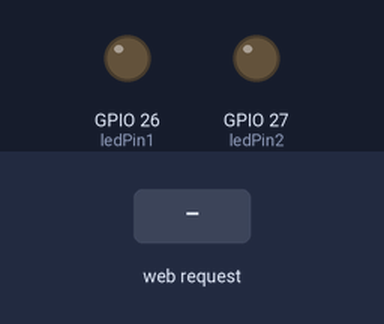
A sketch run on a simulated ESP32. Parts: output pins drawn as LEDs (lit = HIGH). Inputs (shaded band) come from the test bench. WiFi joins after 1.5 s; servers stay silent unless stated; what the sketch prints to the serial monitor is not drawn.

Above: at 2.7 s.
2.8 s: HTTP request GET /led1/on received
At 4.0 s:
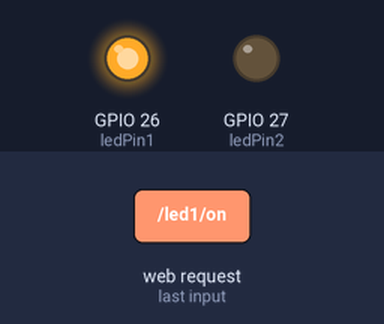
4.3 s: HTTP request GET /led2/on received
At 5.2 s:
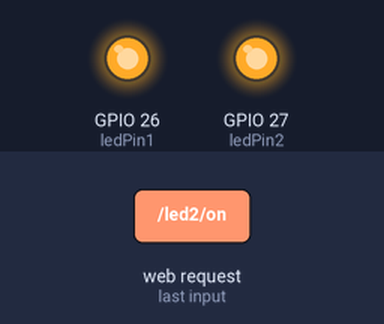
5.8 s: HTTP request GET /led1/off received
At 6.4 s:
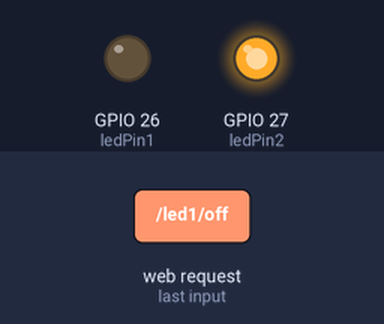
7.3 s: HTTP request GET /led2/off received
At 8.7 s:
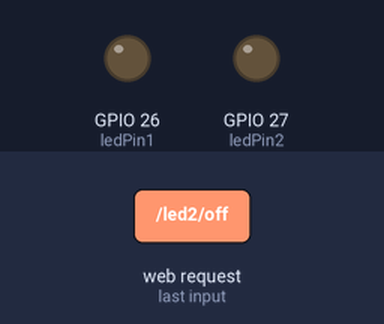
Timing chart, 0 to 9.8 s (numbered marks = the images above; inputs shaded):
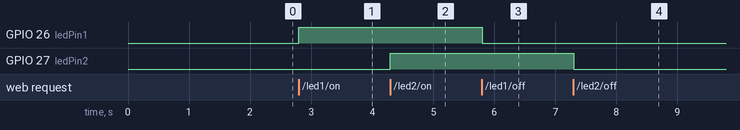

The sketch:

ip_interfases.ino
```cpp
#include <WiFi.h>

// Credenciales de la red WiFi
const char *ssid = "INFINITUM35E4";
const char *password = "Bx5Ff6Pm2s";

// Definir los pines de los LEDs y el ADC
const int ledPin1 = 26;
const int ledPin2 = 27;
const int adcPin = 34;
const int controlPin = 25;

// Crear un servidor web en el puerto 80
WiFiServer server(80);

// Variables para almacenar el valor del ADC y su conversión a voltios
int adcValue = 0;
float voltajeAjustado = 0.0;
const float UMBRAL_VOLTAGE = 1.0;

// Dirección IP estática
IPAddress staticIP(192, 168, 1, 184);

String htmlPage = R"rawliteral(
HTTP/1.1 200 OK
Content-type:text/html

<!DOCTYPE html>
<html>
<head>
  <title>ESP32 Controlador de LEDs y ADC</title>
  <style>
    body { text-align: center; font-family: Arial, sans-serif; }
    button { background-color: slateblue; color: white; border: none; width: 80px; height: 40px; margin: 5px; }
    button:hover { background-color: darkslateblue; }
    h1 { color: slateblue; }
  </style>
  <script>
    function controlLed(led, state) {
      fetch(`/${led}/${state}`).then(() => location.reload());
    }
    function readADC() {
      fetch(`/read_adc`).then(response => response.text()).then(data => {
        document.getElementById("adcValue").innerText = data + " V";
      });
    }
  </script>
</head>
<body>
  <h1>ESP32 Control de LEDs y ADC</h1>
  <p>LED 1:
    <button onclick="controlLed('led1', 'on')">ON</button>
    <button onclick="controlLed('led1', 'off')">OFF</button>
  </p>
  <p>LED 2:
    <button onclick="controlLed('led2', 'on')">ON</button>
    <button onclick="controlLed('led2', 'off')">OFF</button>
  </p>
  <p>
    <button onclick="readADC()">Leer ADC</button>
  </p>
  <p>Voltaje actual: <span id="adcValue">%ADC_VALUE% V</span></p>
</body>
</html>
)rawliteral";

void setup() {
  Serial.begin(115200);
  pinMode(ledPin1, OUTPUT);
  pinMode(ledPin2, OUTPUT);
  pinMode(controlPin, INPUT);

  digitalWrite(ledPin1, LOW);
  digitalWrite(ledPin2, LOW);

  // Conectar a WiFi con IP dinámica
  WiFi.begin(ssid, password);
  while (WiFi.status() != WL_CONNECTED) {
    delay(500);
    Serial.print(".");
  }

  Serial.println("");
  Serial.println("Conectado a WiFi. Dirección IP dinámica:");
  Serial.println(WiFi.localIP());

  // Mostrar IP estática en el monitor serial
  Serial.print("Dirección IP Estática configurada: ");
  Serial.println(staticIP);

  server.begin();
}

void loop() {
  WiFiClient client = server.available();

  if (client) {
    Serial.println("Cliente conectado");
    String currentLine = "";
    String responseHtml = htmlPage;

    while (client.connected()) {
      if (client.available()) {
        char c = client.read();
        Serial.write(c);
        currentLine += c;

        if (c == '\n') {
          if (currentLine.length() == 0) {
            adcValue = analogRead(adcPin);
            voltajeAjustado = (adcValue / 4095.0) * 5.0;
            responseHtml.replace("%ADC_VALUE%", String(voltajeAjustado, 2));

            client.print(responseHtml);
            break;
          } else {
            currentLine = "";
          }
        }

        if (currentLine.endsWith("GET /led1/on")) {
          digitalWrite(ledPin1, HIGH);
        }
        if (currentLine.endsWith("GET /led1/off")) {
          digitalWrite(ledPin1, LOW);
        }
        if (currentLine.endsWith("GET /led2/on")) {
          digitalWrite(ledPin2, HIGH);
        }
        if (currentLine.endsWith("GET /led2/off")) {
          digitalWrite(ledPin2, LOW);
        }
        if (currentLine.endsWith("GET /read_adc")) {
          client.print(String(voltajeAjustado, 2));
          break;
        }
      }
    }

    client.stop();
    Serial.println("Cliente desconectado");
  }
}
```

Measured:
- after the input at 2.8 s, GPIO 26 (ledPin1): LOW → HIGH at once
- after the input at 4.3 s, GPIO 27 (ledPin2): LOW → HIGH at once
- after the input at 5.8 s, GPIO 26 (ledPin1): HIGH → LOW at once
- after the input at 7.3 s, GPIO 27 (ledPin2): HIGH → LOW at once
